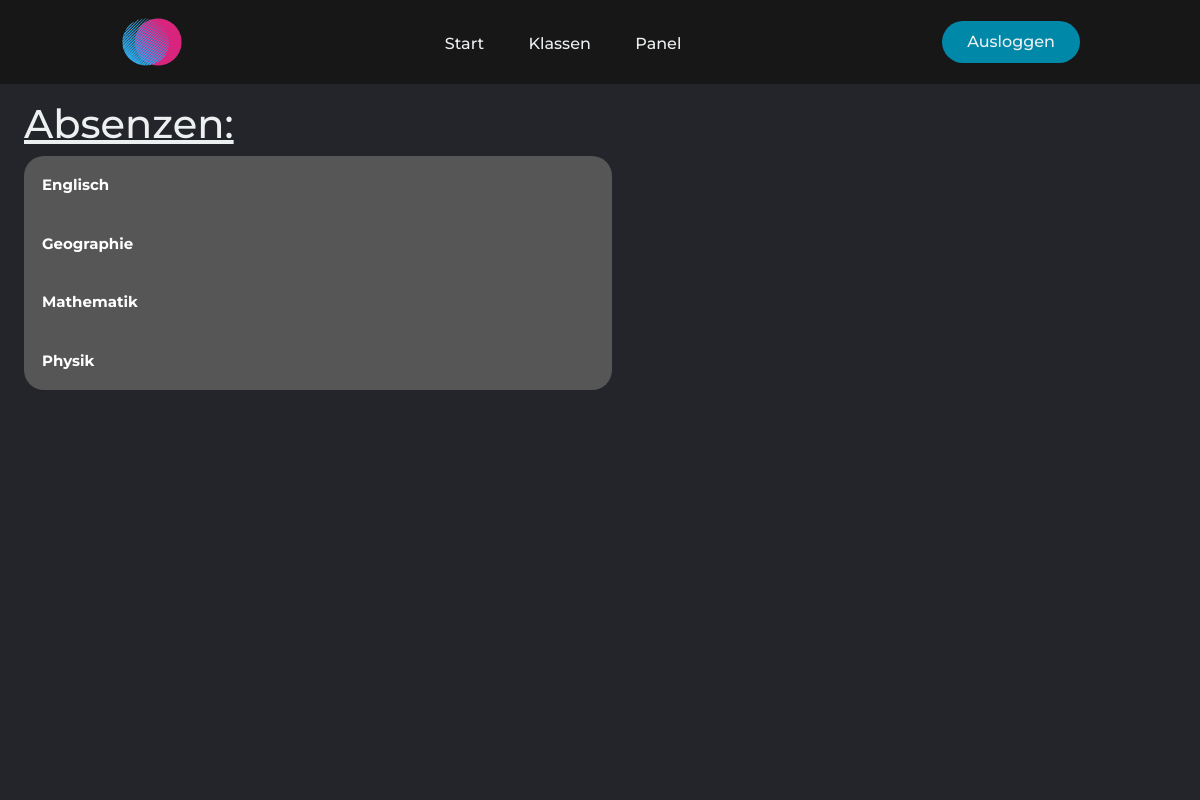
Page /schuler/absenzen/1/ (signed in) on the earlier database version.
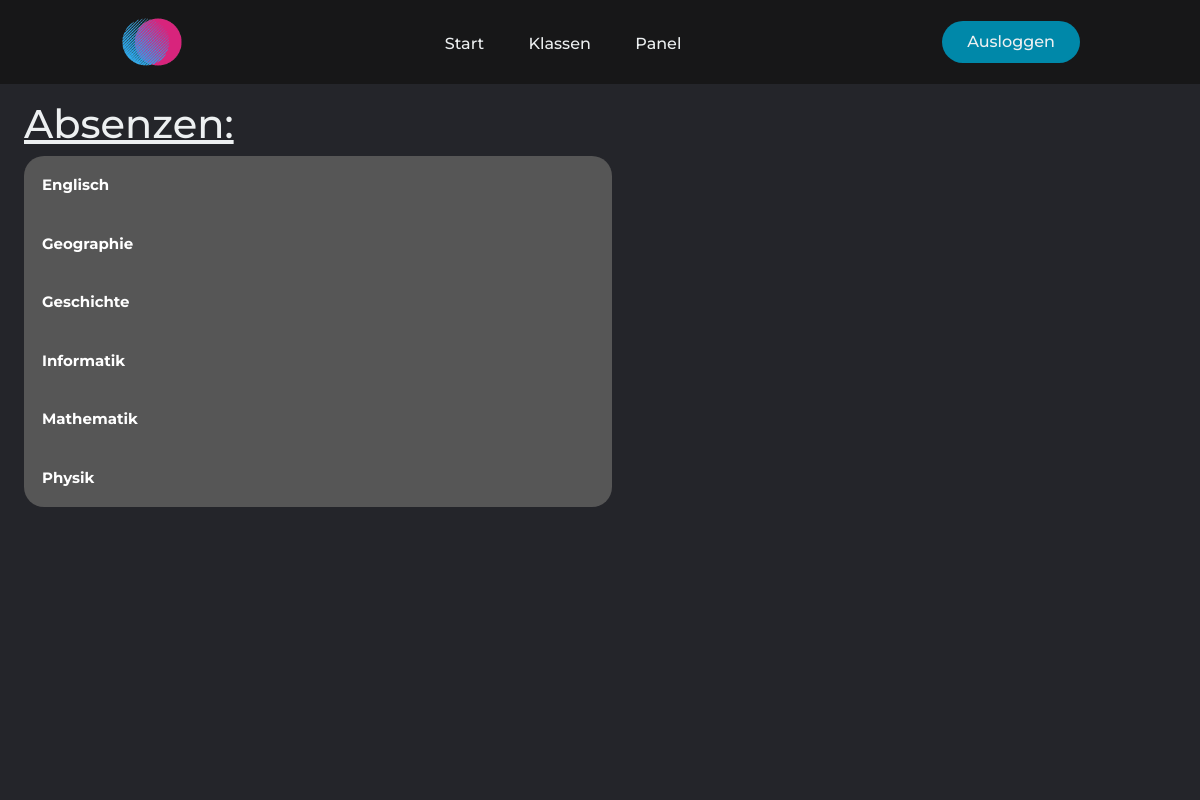
Same page on the later database version.
### mainApp/models.py (models this page shows, shortened)
class Subject(models.Model):
    teacher = models.ForeignKey(Person, on_delete=models.CASCADE)
    name = models.CharField(max_length=20)

### mainApp/views.py (the view)
# urls.py: path('schuler/absenzen/<int:student_id>/', views.all_absenzen, name='all_absenzen'),
def all_absenzen(request, student_id):
    if request.user.is_authenticated:
        if request.user.is_teacher():
            if request.method == 'POST':
                if 'excuse' in request.POST:
                    absenzen_objects = Absenzen.objects.filter(pk=request.POST.get('excuse'))
                    for absenz in absenzen_objects:
                        absenz.excused = True
                        absenz.save()
            absenzen_local = Absenzen.get_absenzen(student=student_id)
            absenzen_sum_local = Absenzen.get_sum(absenzen_dict=absenzen_local)
            student = get_object_or_404(Person, pk=student_id)
            return render(request, 'all_absenzen.html', {'absenzen_dict': absenzen_local, 'absenzen_sum_dict': absenzen_sum_local, 'student': student})
        else:
            return redirect('mainApp:home')
    else:
        return redirect('loginForm:login')

### mainApp/models.py (called while the page is built)
    def is_student(self):
        return self.groups.filter(name='Student').exists()

    def is_teacher(self):
        return self.groups.filter(name='Teacher').exists()

    @staticmethod
    def get_sum(absenzen_dict):
        absenzen_sum_dict = {}
        for subject, absenz in absenzen_dict.items():
            absenzen_sum = 0
            for absenz_list in absenz:
                if absenz_list['Entschuldigt'] == 'Nein' and not absenz_list['Abgelaufen']:  # alle unentschuldigten nicht abgelaufenen
                    absenzen_sum += 1
            absenzen_sum_dict[subject] = absenzen_sum
        return absenzen_sum_dict

### mainApp/templatetags/main_extra.py (called while the page is built)
@register.filter
def get_item(dictionary, key):
    return dictionary.get(key)

@register.filter
def get_class_button(local_dict, item):
    local_list = list(local_dict)
    if len(local_list) == 1:
        return 'collapsible bottom-collapsible top-collapsible'
    elif local_list.index(item) == 0:
        return 'collapsible top-collapsible'
    elif local_list.index(item) == len(local_list) - 1:
        return 'collapsible bottom-collapsible'
    return 'collapsible'

### mainApp/templates/all_absenzen.html (shortened to what this page needs)
{% extends 'layout.html' %}
{% load main_extra %}
{% block body %}
    <main>
        <div class="personal-info">
            <h1>
                <u>Absenzen:</u>
            </h1>
            {% if absenzen_dict %}
                {% for subject, absenzen in absenzen_dict.items  %}
                    <button class="{{ absenzen_dict.keys|get_class_button:subject }}" type="button" onclick="collapse_show_button(this)">
                        <strong>{{ subject }}</strong> {% if absenzen_sum_dict|get_item:subject > 0 %}<div class="items-align-right round-border">({{ absenzen_sum_dict|get_item:subject }})</div>{% endif %}
                    </button>
                {% endfor %}
                {% else %}
                <p>Noch keine Fächer eingetragen!</p>
            {% endif %}
        </div>
    </main>
{% endblock %}

Differences in the rows shown:
added Subject: absenzen_dict "Geschichte"
added Subject: absenzen_dict "Informatik"
